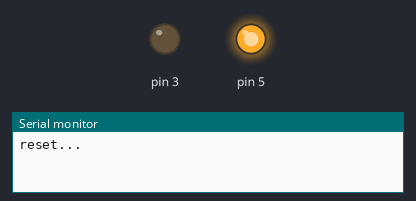
Simulated run of this sketch. Board: Arduino Uno, built with avr-gcc and run on an emulated ATmega328P. Shown: output pins drawn as LEDs (lit = HIGH), the last lines printed to the serial monitor.

Above: at 0.05 s.
At 9.8 s:
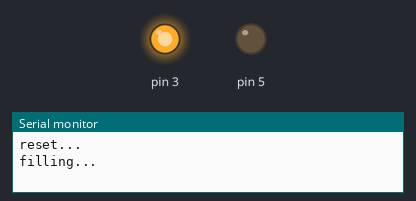
At 19.7 s:
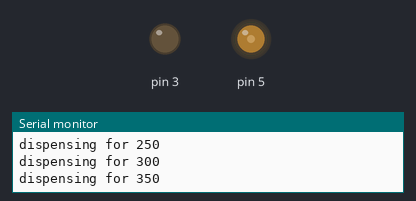
At 38.75 s:
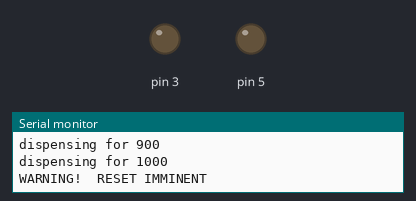
Timing chart, 0 to 50.4 s (numbered marks = the images above):
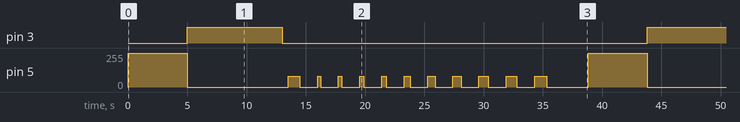

Measured:
- by itself, pin 3: alternates HIGH for 8.0 s and LOW for 30.8 s
- by itself, pin 5: moves between 0/255 and 255/255, repeating every 38.8 s

The sketch:

syringe.ino
```cpp
#define POWER 80

void dispense(int ms);

void setup() {
  Serial.begin(9600);
  analogWrite(3,0);
  analogWrite(5,0);

}

void loop() {
  Serial.println("reset...");
  analogWrite(5,255);
  delay(5000);
  analogWrite(5,0);

  Serial.println("filling...");
  analogWrite(3,255);
  delay(8000);
  analogWrite(3,0);

  delay(500);

  // get rid of air in tube
  dispense(1000);

  dispense(250);
  dispense(300);
  dispense(350);
  dispense(400);
  dispense(500);
  dispense(600);
  dispense(700);
  dispense(800);
  dispense(900);
  dispense(1000);

  Serial.println("WARNING!  RESET IMMINENT");
  delay(2000);

}

void dispense(int ms) {
  Serial.print("dispensing for ");
  Serial.println(ms);
  analogWrite(5,POWER);
  delay(ms);
  analogWrite(5,0);
  delay(1500);

}
```
